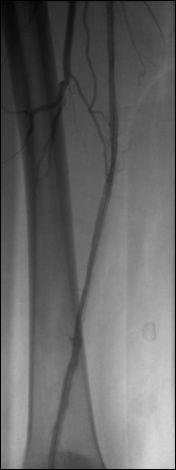
#> input picture HomeWork/live.jpg, 176 x 470 px
$ jupyter execute subtraction.ipynb
#> lines starting #> are read from the running program, lines starting #| are printed output that depends on the picture
[cell 1]
import cv2
import numpy as np
import matplotlib.pyplot as plt

[cell 2]
live = cv2.imread('live.jpg')
#> live is the input picture: shape (470, 176, 3); min 0, max 218, mean 101.4
mask = cv2.imread('mask.jpg')
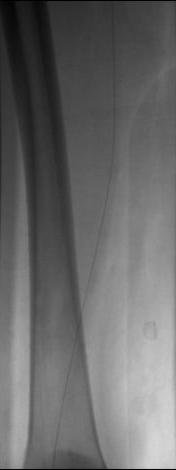
#> input picture HomeWork/mask.jpg, 176 x 470 px
#> mask is the input picture: shape (470, 176, 3); min 0, max 215, mean 104.6

[cell 3]
subtraction = cv2.subtract(live, mask)
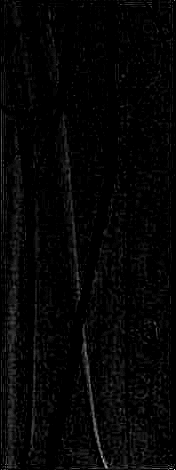
#> subtraction: shape (470, 176, 3); min 0, max 39, mean 0.9; drawn with min black and max white

[cell 4]
# Hiển thị kết quả với Matplotlib
plt.figure(figsize=(12, 4))

plt.subplot(1, 3, 1)
plt.imshow(live, cmap="gray")
plt.title("Live Image")
plt.axis("off")

plt.subplot(1, 3, 2)
plt.imshow(mask, cmap="gray")
plt.title("Mask Image")
plt.axis("off")

plt.subplot(1, 3, 3)
plt.imshow(subtraction, cmap="gray")
plt.title("Subtracted Result")
plt.axis("off")

plt.tight_layout()
plt.show()
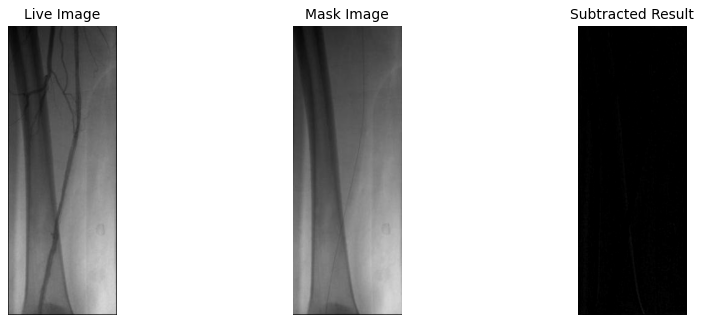
#> figure drawn by matplotlib, 3 panels
